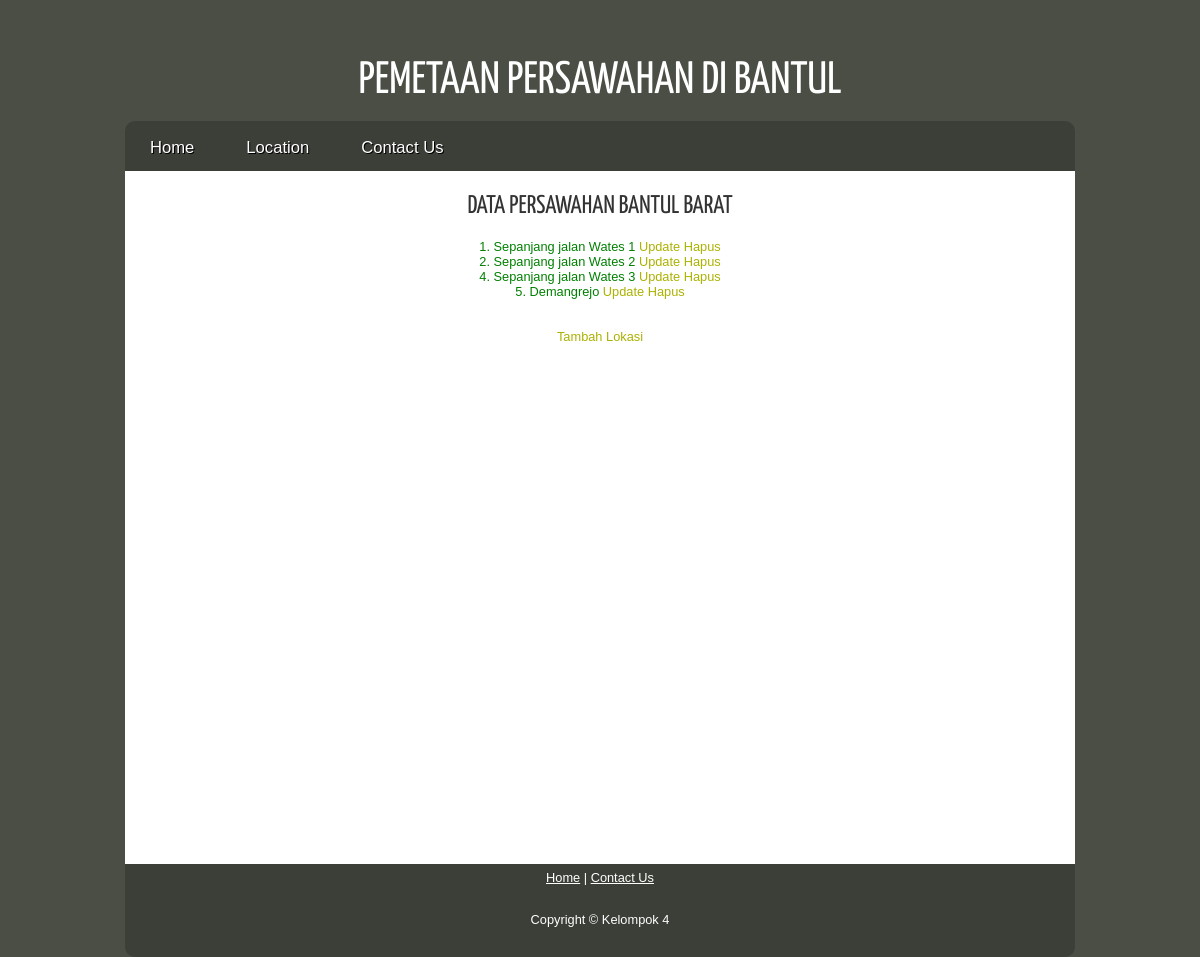
Page /bantulbarat.php on the committed database.
### tables this page shows
CREATE TABLE IF NOT EXISTS `bantulbarat` (
  `id` int(11) NOT NULL,
  `alamat` varchar(50) NOT NULL,
  `sudutx` varchar(30) NOT NULL,
  `suduty` varchar(30) NOT NULL,
  `lat` float(10,6) NOT NULL,
  `lng` float(10,6) NOT NULL
);

### bantulbarat.php (the view, shortened to what this page needs)
<!DOCTYPE html>
<html>
  <head>
	<div id="logo">
        <h1><center><a href="index.html">PEMETAAN PERSAWAHAN DI BANTUL</a></center></h1>
		  <link rel="stylesheet" type="text/css" href="css/style.css" />
      </div>
      <nav><center>
        <ul class="sf-menu" id="nav">
          <li><a href="index.php">Home</a></li>
		  <li><a href="#">Location</a>
          </li>
          <li><a href="contact.html">Contact Us</a></li>
        </ul></center>
      </nav>
	  </head>
	 <?php
		$id=1;
		$page = isset($_GET['page']) ? $_GET['page'] : 1;
		$limit = 20;
		$mulai_dari = $limit * ($page - 1);
		$sql_limit = "select * from bantulbarat order by id limit $mulai_dari, $limit";
		$hasil = mysql_query($sql_limit) or die(mysql_error());
		?>
	 <div id="content_item">
	 <body>
	 <center><h1>DATA PERSAWAHAN BANTUL BARAT</h1>
	 <?php $id=$id+(($page-1)*$limit);
	while ($data=mysql_fetch_array($hasil)){
	?>
	 <tr class="success">
		<td><?php echo $data['id']; ?></td>.
		<td><?php echo $data['alamat']; ?></td>
	 <td>
	<a href= "updatebarat.php?id=<?php echo $data['id'];?>" class="update">Update</a>
	<a href= "hapusbarat.php?id=<?php echo $data['id'];?>" class="delete" onclick= "return confirm('Anda yakin menghapus data order <?php echo $data['alamat'];?>?')">Hapus</a>
	</td>
	 </tr>
	 <?php $id++;}
	?>
	<br></br>
	<td>
	 <a class="tambahlokasi" href="tambahbar.php">Tambah Lokasi</a>
	 </td>
	 <br></br>
		  </center>
    <div id="map-canvas"></div>
  </body></div>
  <footer><center>
      <p><a href="index.php">Home</a> | <a href="contact.html">Contact Us</a></p>
      <p>Copyright &copy; Kelompok 4</a></p>
    </center></footer>
</html>

### css/style.css (style rules this page uses)
#map-canvas { width: 100%; height: 500px; position: relative; margin: auto; }
html { height: 100%; }
* { margin: auto; padding: 0; }
article, aside, figure, footer, header, hgroup, nav, section { display:block; }
body { font: normal .80em arial, sans-serif; background: #4A4E44; color: #008000; }
p { padding: 0 0 20px 0; line-height: 1.7em; }
h1, h2, h3, h4, h5, h6 { font: normal 170% arial, sans-serif; color: #FFF; margin: 0 0 15px 0; padding: 15px 0 5px 0; }
h1 { color: #333; font: 200% 'Yanone Kaffeesatz', arial, sans-serif; }
a { background: transparent; outline: none; text-decoration: none; color: #ACB200; }
ul { margin: 2px 0 22px 17px; }
ul li { list-style-type: circle; margin: 0 0 6px 0; padding: 0 0 4px 5px; }
#main, header, #logo, nav, #site_content, footer { margin-left: auto; margin-right: auto; }
#logo { width: 900px; position: relative; height: 50px; background: transparent; padding: 35px 25px; }
#logo h1 { float: left; width: 100%; font: normal 355% 'Yanone Kaffeesatz', arial, sans-serif; }
#logo h1 a { text-decoration: none; color: #FFF; }
nav { float: center; height: 50px; width: 950px; margin: 1px auto 0 auto; border-radius: 10px 10px 0 0; -moz-border-radius: 10px 10px 0 0; -webkit-border: 10px 10px 0 0; background: url(../images/menubar.png); }
#content_item { width: 950px; background-color: white; padding: 3px 0px 5px; }
footer { width: 950px; font: normal 100% arial, sans-serif; height: 85px; padding: 3px 0 5px 0; text-align: center; color: #FFF; line-height: 14px; border-radius: 0 0 10px 10px; -moz-border-radius: 0 0 10px 10px; -webkit-border: 0 0 10px 10px; background: transparent url(../images/footer.png) repeat; }
footer a, footer a:hover { color: #FFF; text-decoration: underline; }
ul.sf-menu,ul.sf-menu * { margin: 0; padding: 0; }
ul.sf-menu { display: block; position: relative; }
ul.sf-menu li { display: block; list-style: none; float: left; position: relative; }
ul.sf-menu a { display: block; position: relative; }
ul#nav { float: left; }
ul#nav li a { padding:15px 25px 15px 25px; font: 130% arial,verdana,sans; text-shadow:1px 1px #000; text-decoration:none; color:#FFF; margin-right: 2px; }

### bantulbarat.php (style rules this page uses)
#map-canvas { width: 100%; height: 500px; position: relative; margin: auto; }

### rows in the picture
bantulbarat: id "1", alamat "Sepanjang jalan Wates 1"
bantulbarat: id "2", alamat "Sepanjang jalan Wates 2"
bantulbarat: id "4", alamat "Sepanjang jalan Wates 3"
bantulbarat: id "5", alamat "Demangrejo"
